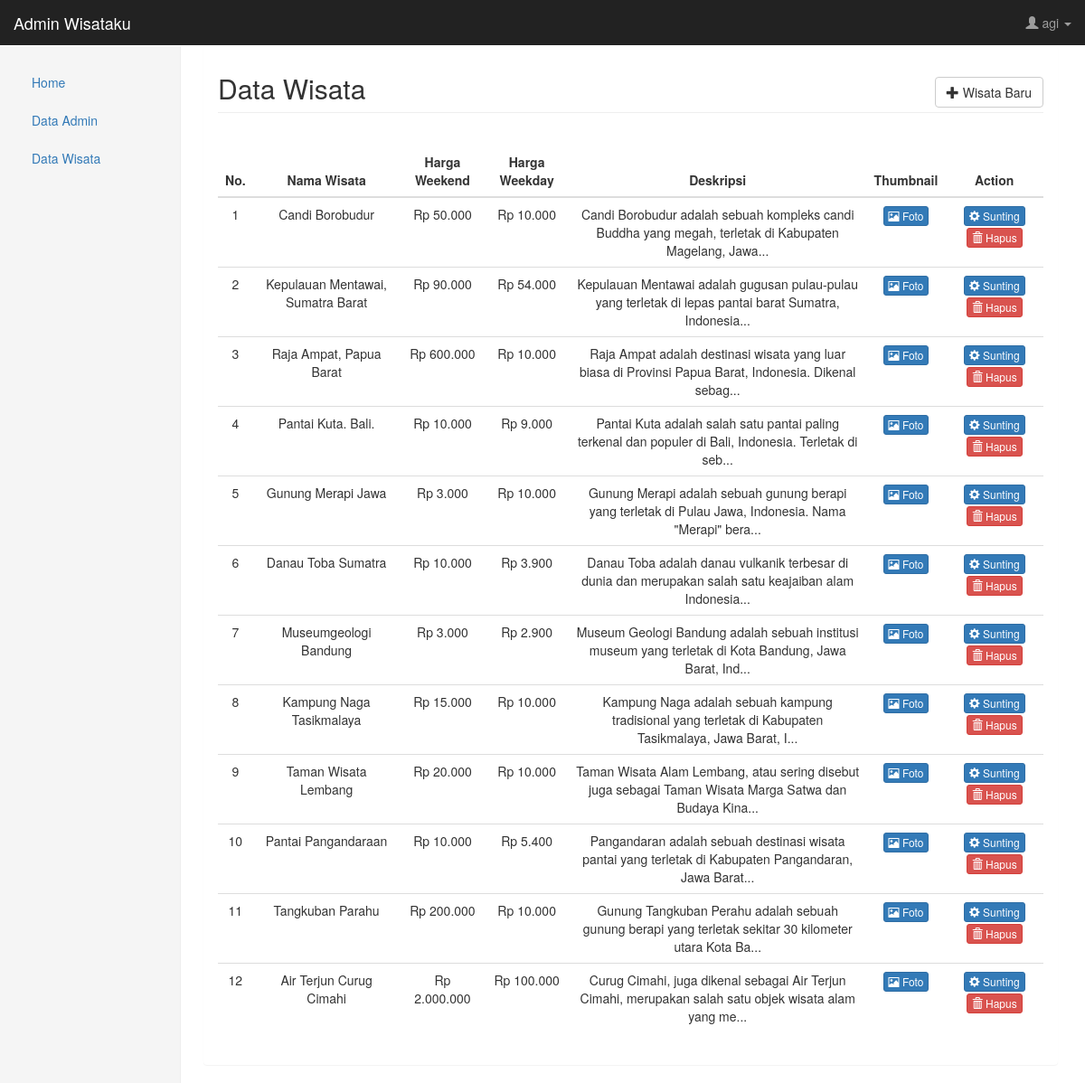
Page /admin/index.php?page=data-wisata (signed in) on the committed database.
### tables this page shows
CREATE TABLE `wisata` (
  `id_wisata` int(3) NOT NULL,
  `nama_wisata` varchar(255) NOT NULL,
  `harga_weekend` double NOT NULL,
  `harga_weekday` double NOT NULL,
  `deskripsi` text NOT NULL,
  `thumbnail` varchar(255) DEFAULT NULL
);

### admin/page/wisata/data-wisata.php (the view, shortened to what this page needs)
<?php
include "koneksi.php";
$sql	= "SELECT *
FROM wisata
ORDER BY id_wisata DESC ";
$result	= $koneksi->query($sql);
?>
<div class="panel">
    <div class="panel-heading">
        <h2 class="sub-header">Data Wisata<span class="pull-right">
                <a href="index.php?page=wisata-baru" class="btn btn-default btn-large">
                    <span class="glyphicon glyphicon-plus"></span> Wisata Baru
                </a>
            </span></h2>
    </div>
    <div class="panel-body">
        <div class="table-responsive">
            <table class="table table-hover">
                <thead>
                    <tr>
                        <th class="text-center">No.</th>
                        <th class="text-center">Nama Wisata</th>
                        <th class="text-center">Harga Weekend</th>
                        <th class="text-center">Harga Weekday</th>
                        <th class="text-center">Deskripsi</th>
                        <th class="text-center">Thumbnail</th>
                        <th class="text-center">Action</th>
                    </tr>
                </thead>
                <tbody>
                    <?php
                            $no = 1;
			                while ($data = $result->fetch_array()) :
			                ?>
                    <tr>
                        <td class="text-center"><?php echo $no++; ?></td>
                        <td class="text-center"><?php echo $data['nama_wisata']; ?></td>
                        <td class="text-center">Rp
                            <?php echo number_format($data['harga_weekend'],0,",","."); ?></td>
                        <td class="text-center">Rp
                            <?php echo number_format($data['harga_weekday'],0,",","."); ?></td>
                        <td class="text-center"><?php echo substr(strip_tags($data['deskripsi']), 0, 100) . "..."; ?></td>
                        <td class="text-center">
                            <?php if (!empty($data['thumbnail'])) : ?>
                            <a data-fancybox="gallery" href="image/wisata/<?php echo $data['thumbnail']; ?>"
                                class="btn btn-xs btn-primary" target="_blank">
                                <span class="glyphicon glyphicon-picture"></span> Foto
                            </a>
                            <?php endif; ?>
                        </td>
                        <td class="text-center">
                            <a class="btn btn-xs btn-primary"
                                href="index.php?page=edit-wisata&id_wisata=<?php echo $data['id_wisata'] ?>">
                                <span class="glyphicon glyphicon-cog"></span> Sunting
                            </a>
                            <a class="btn btn-xs btn-danger btn-hapus"
                                href="action.php?page=delete-wisata&id_wisata=<?php echo $data['id_wisata'] ?>">
                                <span class="glyphicon glyphicon-trash"></span> Hapus
                            </a>
                        </td>
                    </tr>
                    <?php endwhile; ?>
                </tbody>
            </table>
        </div>
    </div>
</div>

### admin/css/dashboard.css (style rules this page uses)
body { padding-top: 50px; }
.sub-header { padding-bottom: 10px; border-bottom: 1px solid #eee; }

### rows in the picture
wisata: nama_wisata "Candi Borobudur", harga_weekend "50.000", harga_weekday "10.000", deskripsi "Candi Borobudur adalah sebuah kompleks candi Buddha yang megah, terletak di Kabupaten Magelang, Jawa"
wisata: nama_wisata "Kepulauan Mentawai, Sumatra Barat", harga_weekend "90.000", harga_weekday "54.000", deskripsi "Kepulauan Mentawai adalah gugusan pulau-pulau yang terletak di lepas pantai barat Sumatra, Indonesia"
wisata: nama_wisata "Raja Ampat, Papua Barat", harga_weekend "600.000", harga_weekday "10.000", deskripsi "Raja Ampat adalah destinasi wisata yang luar biasa di Provinsi Papua Barat, Indonesia. Dikenal sebag"
wisata: nama_wisata "Pantai Kuta. Bali.", harga_weekend "10.000", harga_weekday "9.000", deskripsi "Pantai Kuta adalah salah satu pantai paling terkenal dan populer di Bali, Indonesia. Terletak di seb"
wisata: nama_wisata "Gunung Merapi Jawa", harga_weekend "3.000", harga_weekday "10.000", deskripsi "Gunung Merapi adalah sebuah gunung berapi yang terletak di Pulau Jawa, Indonesia. Nama \"Merapi\" bera"
wisata: nama_wisata "Danau Toba Sumatra", harga_weekend "10.000", harga_weekday "3.900", deskripsi "Danau Toba adalah danau vulkanik terbesar di dunia dan merupakan salah satu keajaiban alam Indonesia"
wisata: nama_wisata "Museumgeologi Bandung", harga_weekend "3.000", harga_weekday "2.900", deskripsi "Museum Geologi Bandung adalah sebuah institusi museum yang terletak di Kota Bandung, Jawa Barat, Ind"
wisata: nama_wisata "Kampung Naga Tasikmalaya", harga_weekend "15.000", harga_weekday "10.000", deskripsi "Kampung Naga adalah sebuah kampung tradisional yang terletak di Kabupaten Tasikmalaya, Jawa Barat, I"
wisata: nama_wisata "Taman Wisata Lembang", harga_weekend "20.000", harga_weekday "10.000", deskripsi "Taman Wisata Alam Lembang, atau sering disebut juga sebagai Taman Wisata Marga Satwa dan Budaya Kina"
wisata: nama_wisata "Pantai Pangandaraan", harga_weekend "10.000", harga_weekday "5.400", deskripsi "Pangandaran adalah sebuah destinasi wisata pantai yang terletak di Kabupaten Pangandaran, Jawa Barat"
wisata: nama_wisata "Tangkuban Parahu", harga_weekend "200.000", harga_weekday "10.000", deskripsi "Gunung Tangkuban Perahu adalah sebuah gunung berapi yang terletak sekitar 30 kilometer utara Kota Ba"
wisata: nama_wisata "Air Terjun Curug Cimahi", harga_weekend "2.000.000", harga_weekday "100.000", deskripsi "Curug Cimahi, juga dikenal sebagai Air Terjun Cimahi, merupakan salah satu objek wisata alam yang me"

### other values in the picture
$_SESSION['wisataku']['nama_admin'] "agi"
